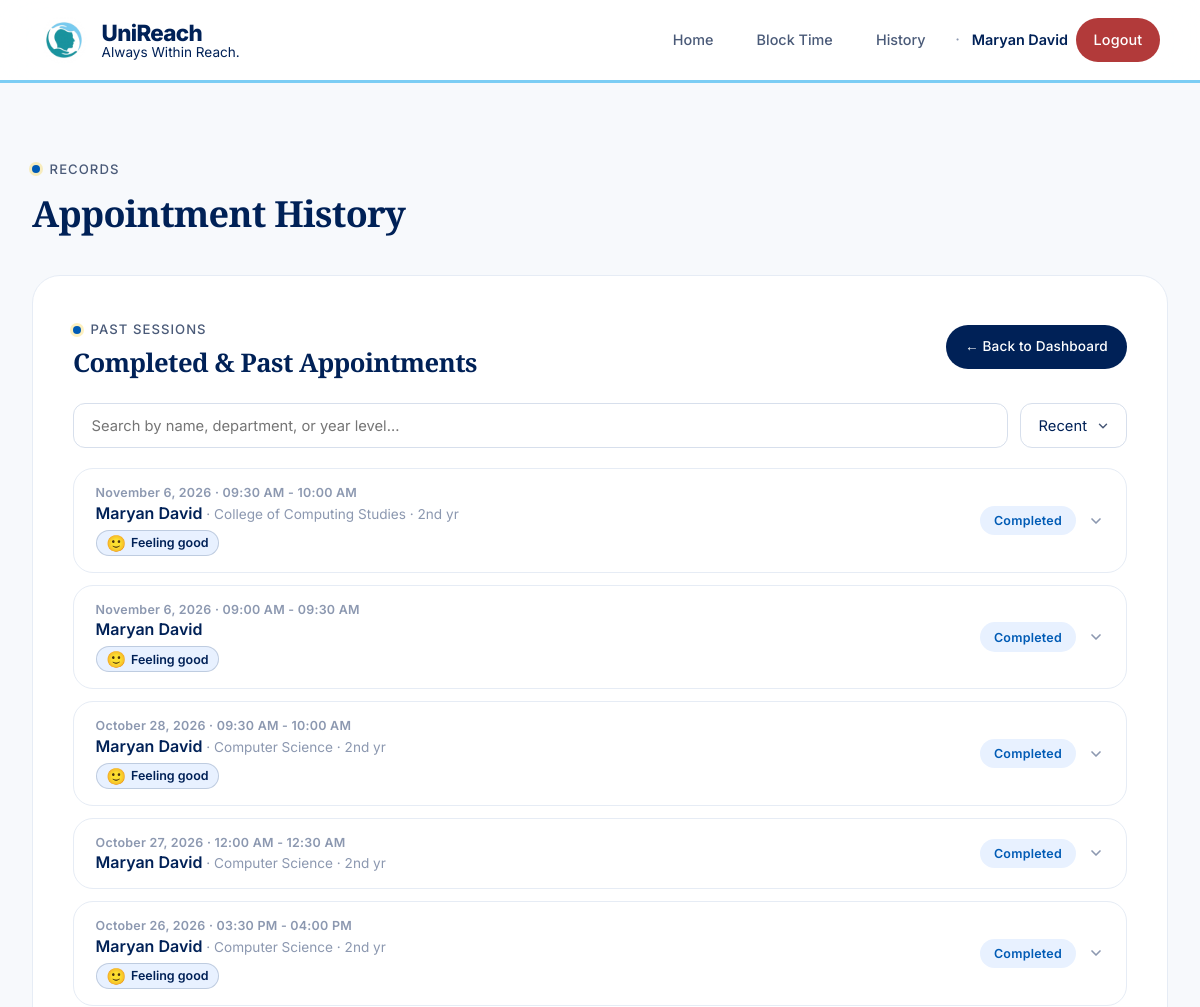
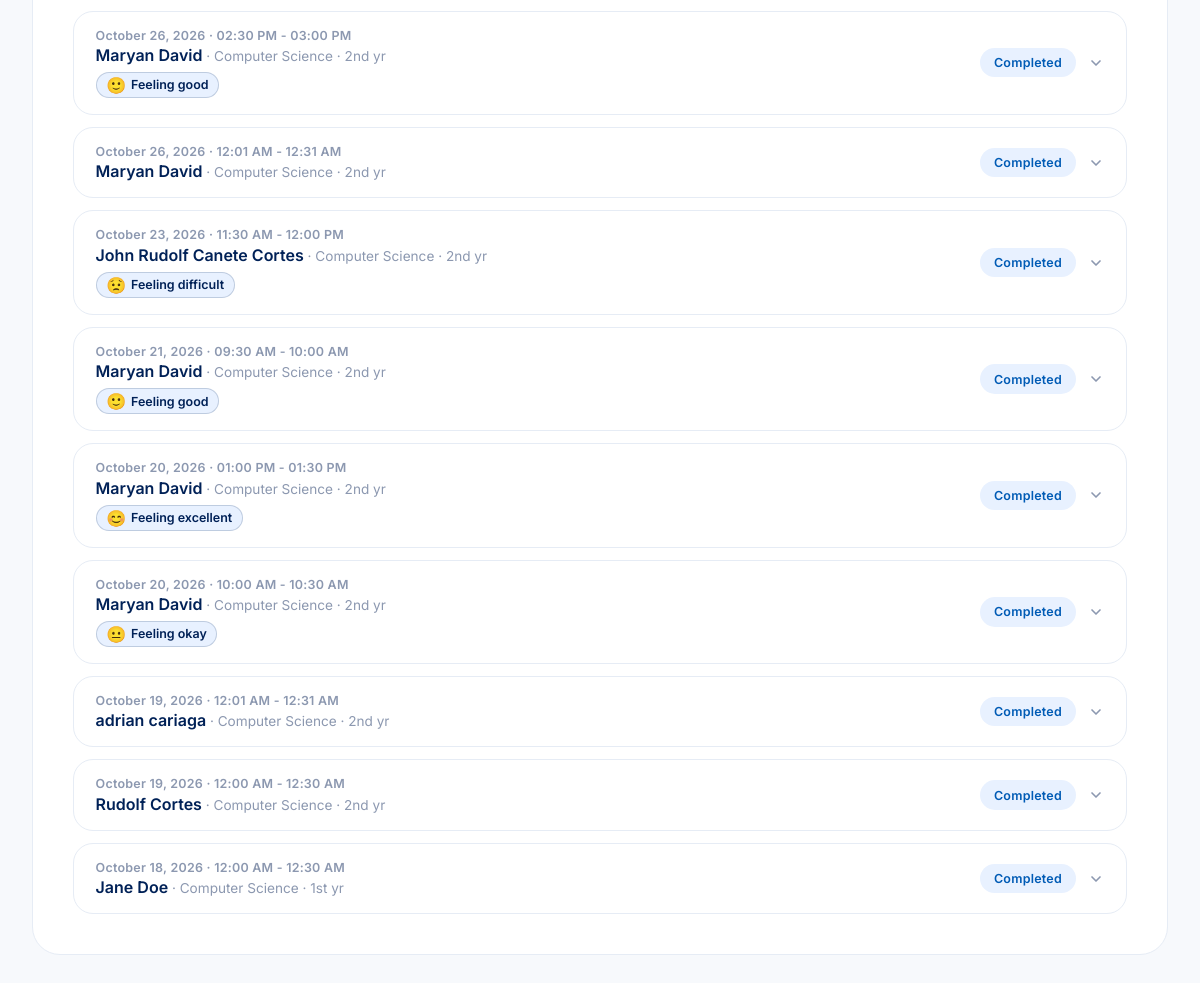
/counselor/history (signed in), run on the app's committed database (2 pictures, top to bottom).
### app.py (models this page shows, shortened)
class User(UserMixin, db.Model):
    id = db.Column(db.Integer, primary_key=True)
    username = db.Column(db.String(80), unique=True, nullable=False)
    email = db.Column(db.String(120), unique=True, nullable=False)
    password_hash = db.Column(db.String(256), nullable=False)
    role = db.Column(db.String(20), nullable=False)
    is_admin = db.Column(db.Boolean, default=False, nullable=False)
    full_name = db.Column(db.String(120), nullable=False)
    specialty = db.Column(db.String(120))
    student_id = db.Column(db.String(50))
    phone = db.Column(db.String(20))
    reset_token = db.Column(db.String(256))
    reset_token_expiry = db.Column(db.DateTime)
    @property
    def is_counselor(self):
        return self.role == 'counselor'

class Appointment(db.Model):
    id = db.Column(db.Integer, primary_key=True)
    counselor_id = db.Column(db.Integer, db.ForeignKey('user.id'), nullable=False)
    student_id = db.Column(db.Integer, db.ForeignKey('user.id'), nullable=True)
    date = db.Column(db.Date, nullable=False)
    start_time = db.Column(db.Time, nullable=False)
    end_time = db.Column(db.Time, nullable=False)
    purpose = db.Column(db.Text, nullable=False)
    status = db.Column(db.String(20), default='pending')
    notes = db.Column(db.Text)
    created_at = db.Column(db.DateTime, default=datetime.utcnow)
    first_name = db.Column(db.String(80))
    middle_name = db.Column(db.String(80))
    last_name = db.Column(db.String(80))
    birthday = db.Column(db.Date)
    section = db.Column(db.String(50))
    year_level = db.Column(db.String(50))
    department = db.Column(db.String(100))
    mood_rating = db.Column(db.String(20))
    mood_description = db.Column(db.String(200))
    contact_email = db.Column(db.String(120))
    contact_phone = db.Column(db.String(20))
    guest_student_id = db.Column(db.String(50))
    referred_by_id = db.Column(db.Integer, db.ForeignKey('user.id'), nullable=True)
    is_guest = db.Column(db.Boolean, default=False)
    session_summary = db.Column(db.Text)
    student = db.relationship('User', foreign_keys=[student_id], backref=db.backref('student_appointments', lazy=True))
    counselor = db.relationship('User', foreign_keys=[counselor_id], backref=db.backref('counselor_appointments', lazy=True))
    referred_by = db.relationship('User', foreign_keys=[referred_by_id], backref=db.backref('referrals', lazy=True))
    __table_args__ = (db.UniqueConstraint('counselor_id', 'date', 'start_time', name='_counselor_date_time_uc'),)
    @property
    def time_str(self):
        return f"{self.start_time.strftime('%I:%M %p')} - {self.end_time.strftime('%I:%M %p')}"
    @property
    def guest_full_name(self):
        parts = [p for p in [self.first_name, self.middle_name, self.last_name] if p]
        return ' '.join(parts) if parts else None
    @property
    def display_name(self):
        if self.is_guest:
            return self.guest_full_name or 'Guest Student'
        return self.student.full_name if self.student else 'Unknown'

### app.py (the view)
@app.route('/counselor/history')
@login_required
def counselor_history():
    if not current_user.is_counselor:
        abort(403)
    upcoming_ids = {a.id for a in upcoming_appointments_query(current_user.id).all()}
    all_appointments = Appointment.query.filter_by(
        counselor_id=current_user.id
    ).order_by(Appointment.date.desc(), Appointment.start_time.desc()).all()
    past_appointments = [a for a in all_appointments if a.id not in upcoming_ids]
    return render_template('counselor_history.html', appointments=past_appointments)

### app.py (called while the page is built)
@login_manager.user_loader
def load_user(user_id):
    return User.query.get(int(user_id))

def fmt_date_long(value):
    if value is None:
        return ''
    try:
        return value.strftime('%B') + ' ' + str(value.day) + ', ' + str(value.year)
    except Exception:
        return str(value)

def fmt_date_short(value):
    if value is None:
        return ''
    try:
        return value.strftime('%b') + ' ' + str(value.day)
    except Exception:
        return str(value)

def upcoming_appointments_query(counselor_id):
    today = datetime.now().date()
    return Appointment.query.filter_by(counselor_id=counselor_id).filter(
        db.or_(
            db.and_(
                Appointment.date >= today,
                Appointment.status != 'completed'
            ),
            db.and_(
                Appointment.referred_by_id.isnot(None),
                Appointment.status.in_(['pending', 'approved'])
            )
        )
    )

### templates/counselor_history.html (shortened to what this page needs)
{% extends "base.html" %}
{% block content %}
{% set mood_emojis = {'excellent': '😊', 'good': '🙂', 'okay': '😐', 'low': '😔', 'difficult': '😟', 'critical': '😢'} %}
<div class="section-label" style="margin-bottom: 0.75rem;">Records</div>
<h2 style="font-size: 2.25rem; margin-bottom: 2.5rem; border: none; padding: 0;">Appointment History</h2>
<div class="card">
    <div style="display: flex; justify-content: space-between; align-items: center; margin-bottom: 1.5rem; flex-wrap: wrap; gap: 0.75rem;">
        <div>
            <div class="section-label" style="margin-bottom: 0.5rem;">Past Sessions</div>
            <h2 style="margin: 0; border: none; padding: 0; font-size: 1.6rem;">Completed &amp; Past Appointments</h2>
        </div>
        <a href="{{ url_for('counselor_dashboard') }}" class="btn btn-primary" style="padding: 0.7rem 1.2rem; font-size: 0.85rem;">
            ← Back to Dashboard
        </a>
    </div>
    {% if appointments %}
        <div class="history-controls">
            <input type="search" id="historySearch" class="history-search" autocomplete="off"
                   aria-label="Search appointment history"
                   placeholder="Search by name, department, or year level…">
            <select id="historySort" class="history-sort" aria-label="Sort appointment history">
                <option value="recent">Recent</option>
            </select>
        </div>
        <div class="history-list" id="historyList">
            {% for appt in appointments %}
                <div class="history-entry" data-search="{{ appt.display_name }} {{ appt.department or '' }} {{ appt.year_level or '' }}" data-sort="{{ appt.date.strftime('%Y%m%d') }}{{ appt.start_time.strftime('%H%M') }}">
                    <button type="button" class="history-head" data-history-toggle aria-expanded="false">
                        <div class="history-head-main">
                            <span class="history-date">{{ appt.date|fmt_long }} · {{ appt.time_str }}</span>
                            <span class="history-name">{{ appt.display_name }}{% if appt.department or appt.year_level %}<span class="history-sub"> · {% if appt.department %}{{ appt.department }}{% endif %}{% if appt.department and appt.year_level %} · {% endif %}{% if appt.year_level %}{{ appt.year_level }}{% endif %}</span>{% endif %}</span>
                            {% if appt.mood_rating %}
                                <span class="mood-chip" title="Pre-session mood: {{ appt.mood_rating|capitalize }}"><span class="mood-chip-emoji">{{ mood_emojis.get(appt.mood_rating, '🙂') }}</span> Feeling {{ appt.mood_rating }}</span>
                            {% endif %}
                        </div>
                        <div class="history-head-meta">
                            {% if appt.status == 'pending' %}
                                <span class="badge badge-pending">Pending</span>
                            {% elif appt.status == 'approved' %}
                                <span class="badge badge-approved">Approved</span>
                            {% elif appt.status == 'rejected' %}
                                <span class="badge badge-rejected">Rejected</span>
                            {% elif appt.status == 'completed' %}
                                <span class="badge badge-completed">Completed</span>
                            {% endif %}
                            <svg class="history-chevron" width="16" height="16" viewBox="0 0 24 24" fill="none" stroke="currentColor" stroke-width="2.5" stroke-linecap="round" stroke-linejoin="round"><polyline points="6 9 12 15 18 9"></polyline></svg>
                        </div>
                    </button>
                </div>
            {% endfor %}
        </div>
    {% else %}
        <div class="empty-state">
            <p>No past appointments yet.</p>
            <p style="margin-top: 0.5rem; font-size: 0.95rem;">Completed sessions and appointments whose date has passed will appear here.</p>
        </div>
    {% endif %}
</div>
{% endblock %}

### templates/base.html (shortened to what this page needs)
<!DOCTYPE html>
<html lang="en">
<head>
    <link rel="stylesheet" href="{{ url_for('static', filename='styles.css') }}">
</head>
<body>
    <nav class="navbar">
        <a href="{{ url_for('index') }}" class="brand" id="appTitle" title="{{ 'Press Ctrl+` to switch to Student access' if session.get('counselor_access') else 'Press Ctrl+` for Counselor access' }}">
            <div style="position: relative;">
                <div class="brand-logo{% if session.get('counselor_access') %} counselor-mode{% endif %}">
                    <img src="{{ url_for('static', filename='img/logo.jpg') }}" alt="UniReach Logo">
                </div>
            </div>
            <div class="brand-text">
                <h1 class="brand-title">UniReach</h1>
                <span class="brand-subtitle">Always Within Reach.</span>
            </div>
        </a>
        <div class="nav-links">
            <a href="{{ url_for('index') }}">Home</a>
            {% if current_user.is_authenticated %}
                {% if current_user.is_counselor %}
                    {% if not current_user.is_admin %}
                        <a href="{{ url_for('block_time') }}">Block Time</a>
                        <a href="{{ url_for('counselor_history') }}">History</a>
                    {% endif %}
                {% elif current_user.is_teacher %}
                    <a href="{{ url_for('teacher_refer') }}">Refer Student</a>
                {% endif %}
                {% if not current_user.is_admin %}
                    <span class="nav-dot">·</span>
                {% endif %}
                <span class="nav-username">{{ current_user.full_name }}</span>
                <a href="{{ url_for('logout') }}" class="btn btn-danger btn-sm">Logout</a>
            {% else %}
                {% if session.get('counselor_access') %}
                    <a href="{{ url_for('login') }}">Counselor Login</a>
                {% else %}
                    <a href="{{ url_for('index') }}#counselors" class="btn btn-primary btn-sm">Set an Appointment</a>
                {% endif %}
            {% endif %}
        </div>
    </nav>
    <div class="container">
        {% if session.get('counselor_access') and request.endpoint != 'login' and not current_user.is_authenticated %}
            <div style="padding: 4rem 1rem; text-align: center; color: var(--text-secondary);">
                <div style="font-size: 3rem; margin-bottom: 1rem; opacity: 0.2;">
                    <svg aria-hidden="true" xmlns="http://www.w3.org/2000/svg" viewBox="0 0 24 24" width="64" height="64" fill="none" stroke="currentColor" stroke-width="1.5" stroke-linecap="round" stroke-linejoin="round">
                        <path d="M16 21v-2a4 4 0 0 0-4-4H6a4 4 0 0 0-4 4v2"></path>
                        <circle cx="9" cy="7" r="4"></circle>
                        <line x1="19" y1="8" x2="19" y2="14"></line>
                        <line x1="22" y1="11" x2="16" y2="11"></line>
                    </svg>
                </div>
                <p>Public appointment forms are hidden. Please use the <strong>Counselor Login</strong> link in the top right to continue.</p>
            </div>
        {% else %}
            {% block content %}{% endblock %}
        {% endif %}
    </div>
</body>
</html>

### data on the page
User: full_name "Maryan David"
Appointment: date|fmt_long "November 6, 2026", time_str "09:30 AM - 10:00 AM", display_name "Maryan David", department "College of Computing Studies", year_level "2nd yr", get "🙂", mood_rating "good", status "Completed"
Appointment: date|fmt_long "November 6, 2026", time_str "09:00 AM - 09:30 AM", display_name "Maryan David", get "🙂", mood_rating "good", status "Completed"
Appointment: date|fmt_long "October 28, 2026", time_str "09:30 AM - 10:00 AM", display_name "Maryan David", department "Computer Science", year_level "2nd yr", get "🙂", mood_rating "good", status "Completed"
Appointment: date|fmt_long "October 27, 2026", time_str "12:00 AM - 12:30 AM", display_name "Maryan David", department "Computer Science", year_level "2nd yr", status "Completed"
Appointment: date|fmt_long "October 26, 2026", time_str "03:30 PM - 04:00 PM", display_name "Maryan David", department "Computer Science", year_level "2nd yr", get "🙂", mood_rating "good", status "Completed"
Appointment: date|fmt_long "October 26, 2026", time_str "02:30 PM - 03:00 PM", display_name "Maryan David", department "Computer Science", year_level "2nd yr", get "🙂", mood_rating "good", status "Completed"
Appointment: date|fmt_long "October 26, 2026", time_str "12:01 AM - 12:31 AM", display_name "Maryan David", department "Computer Science", year_level "2nd yr", status "Completed"
Appointment: date|fmt_long "October 23, 2026", time_str "11:30 AM - 12:00 PM", display_name "John Rudolf Canete Cortes", department "Computer Science", year_level "2nd yr", get "😟", mood_rating "difficult", status "Completed"
Appointment: date|fmt_long "October 21, 2026", time_str "09:30 AM - 10:00 AM", display_name "Maryan David", department "Computer Science", year_level "2nd yr", get "🙂", mood_rating "good", status "Completed"
Appointment: date|fmt_long "October 20, 2026", time_str "01:00 PM - 01:30 PM", display_name "Maryan David", department "Computer Science", year_level "2nd yr", get "😊", mood_rating "excellent", status "Completed"
Appointment: date|fmt_long "October 20, 2026", time_str "10:00 AM - 10:30 AM", display_name "Maryan David", department "Computer Science", year_level "2nd yr", get "😐", mood_rating "okay", status "Completed"
Appointment: date|fmt_long "October 19, 2026", time_str "12:01 AM - 12:31 AM", display_name "adrian cariaga", department "Computer Science", year_level "2nd yr", status "Completed"
Appointment: date|fmt_long "October 19, 2026", time_str "12:00 AM - 12:30 AM", display_name "Rudolf Cortes", department "Computer Science", year_level "2nd yr", status "Completed"
Appointment: date|fmt_long "October 18, 2026", time_str "12:00 AM - 12:30 AM", display_name "Jane Doe", department "Computer Science", year_level "1st yr", status "Completed"
